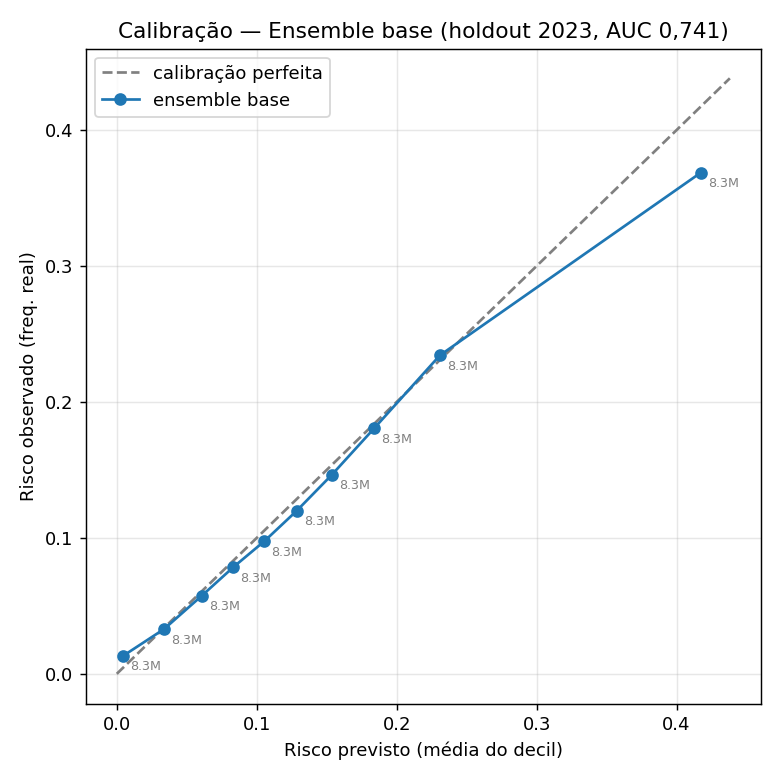
#> input picture outputs/figures/calibracao_ensemble_base.png, 780 x 780 px
$ python gerar_apresentacao_consignado_diretoria.py
#> lines starting #> are read from the running program, lines starting #| are printed output that depends on the picture
"""[DIRETORIA] Versão EXECUTIVA da apresentação, para quórum de Diretoria e Presidência
de um banco. Enxuta (6 slides) e com enquadramento de NEGÓCIO; culmina na TABELA DE
REFERÊNCIA (prazo máximo + cobertura de parcelas por categoria, visão MOB) a ser usada
como base para a política de concessão de crédito consignado.

Reaproveita: o motor de curva de sobrevivência interativa e as tabelas de aplicação ao
consignado do deck MOB (gerar_apresentacao_html_mob.py). Slides estáticos são novos
(matplotlib -> SVG vetorial, texto selecionável, fonte DejaVu embutida via @font-face).

Uso:  MPLCONFIGDIR=/tmp/mpl /tmp/consig_venv/bin/python gerar_apresentacao_consignado_diretoria.py
Saída: outputs/apresentacao_consignado_diretoria.html
"""
import os, json, base64, math, re, shutil
os.environ.setdefault("MPLCONFIGDIR", "/tmp/mpl")
import pandas as pd
import matplotlib
matplotlib.use("Agg")
import matplotlib.pyplot as plt
plt.rcParams["svg.fonttype"] = "none"      # texto como <text> (SELECIONÁVEL)
plt.rcParams.update({"font.family": "DejaVu Sans", "axes.edgecolor": "#c8d0db"})
from matplotlib.patches import Rectangle, FancyBboxPatch
from matplotlib import cm, colors

DUMP = "/tmp/apresentacao_dir_svg"; os.makedirs(DUMP, exist_ok=True)
OUT = "outputs/apresentacao_consignado_diretoria.html"
TMP = "/tmp/apresentacao_consignado_diretoria.html"

# ======================= ESTILO (igual ao deck principal) =======================
W, H = 13.33, 7.5
NAVY = "#14233f"; BLUE = "#2c5f9e"; STEEL = "#3b7dba"; INK = "#1b2430"; GREY = "#5b6675"; LIGHT = "#eef2f7"
GROUPS_M = [
    ("Risco Mínimo",      [1, 2],                   "#1a9850"),
    ("Risco Baixo",       [3, 4, 5, 6],             "#86cb66"),
    ("Risco Médio-Baixo", [7, 8, 9, 10, 11],        "#f6c544"),
    ("Risco Médio",       [12, 13, 14, 15, 16, 17], "#fb8d3d"),
    ("Risco Alto",        [18, 19, 20, 21, 22, 23], "#d73027"),
]
# [4 lines left out: function gcolor, not called in this run]

def new_slide():
    fig = plt.figure(figsize=(W, H)); fig.patch.set_facecolor("white"); return fig

def header(fig, kicker, title, band=NAVY):
    ax = fig.add_axes([0, 0.86, 1, 0.14]); ax.axis("off"); ax.set_xlim(0, 1); ax.set_ylim(0, 1)
    ax.add_patch(Rectangle((0, 0), 1, 1, color=band))
    ax.add_patch(Rectangle((0, 0), 0.012, 1, color="#f4a722"))
    ax.text(0.035, 0.66, kicker, color="#9fc0e8", fontsize=11.5, weight="bold", va="center")
    ax.text(0.035, 0.30, title, color="white", fontsize=20, weight="bold", va="center")

def footer(fig, n):
    fig.text(0.035, 0.03, "Crédito Consignado · Risco de permanência no emprego · base RAIS (holdout 2023)",
             fontsize=8, color=GREY)
    fig.text(0.965, 0.03, f"{n}", fontsize=9, color=GREY, ha="right")

def bullet(fig, x, y, lines, fs=13, dy=0.062, color=INK):
    for i, (b, t) in enumerate(lines):
        yy = y - i * dy
        if b is True:
            fig.text(x, yy + 0.006, "▸", fontsize=fs, color="#f4a722", va="center")
            fig.text(x + 0.022, yy, t, fontsize=fs, color=color, va="center")
        elif b is None:                       # continuação do bullet anterior (sem ▸)
            fig.text(x + 0.022, yy, t, fontsize=fs, color=color, va="center")
        else:                                 # cabeçalho em negrito
            fig.text(x, yy, t, fontsize=fs, color=color, va="center", weight="bold")

pages = []

# ======================= SLIDE 1 — CAPA =======================
def capa():
    fig = new_slide()
    ax = fig.add_axes([0, 0, 1, 1]); ax.axis("off"); ax.set_xlim(0, 1); ax.set_ylim(0, 1)
    ax.add_patch(Rectangle((0, 0), 1, 1, color=NAVY))
    ax.add_patch(Rectangle((0, 0.595), 1, 0.012, color="#f4a722"))
    ax.text(0.06, 0.82, "POLÍTICA DE CRÉDITO CONSIGNADO", color="#9fc0e8", fontsize=15, weight="bold")
    ax.text(0.06, 0.725, "Risco de permanência no emprego", color="white", fontsize=31, weight="bold")
    ax.text(0.06, 0.648, "como base para a definição de prazo e elegibilidade", color="white", fontsize=22, weight="bold")
    ax.text(0.06, 0.545, "Modelo preditivo sobre dados públicos (RAIS) · 82,96 milhões de vínculos · validação out-of-time 2023",
            color="#c9d6e8", fontsize=13.5)
    cards = [("Faixas de risco", "23", "ordenadas por risco"), ("Discriminação", "AUC 0,741", "holdout 2023"),
             ("Calibração", "< 1 p.p.", "erro previsto×real"), ("Horizonte", "6–60 m", "prazo de referência")]
    for i, (k, v, s) in enumerate(cards):
        x = 0.06 + i * 0.225
        ax.add_patch(FancyBboxPatch((x, 0.28), 0.20, 0.18, boxstyle="round,pad=0.012", linewidth=0, facecolor="#1e3357"))
        ax.text(x + 0.10, 0.425, k, color="#9fc0e8", fontsize=11.5, ha="center", weight="bold")
        ax.text(x + 0.10, 0.365, v, color="white", fontsize=23, ha="center", weight="bold")
        ax.text(x + 0.10, 0.305, s, color="#9fc0e8", fontsize=9, ha="center")
    ax.text(0.06, 0.12, "Material para Diretoria e Presidência  ·  objetivo: tabela de referência para a concessão (último slide)",
            color="#c9d6e8", fontsize=12.5)
    pages.append(fig)
capa()

# ======================= SLIDE 2 — RACIONAL DE NEGÓCIO =======================
def racional():
    fig = new_slide(); header(fig, "POR QUE ESTE MODELO", "O risco central do consignado é a permanência no emprego")
    bullet(fig, 0.05, 0.75, [
        (False, "O mecanismo do produto"),
        (True, "No consignado, a parcela é descontada diretamente da folha de pagamento."),
        (True, "Enquanto há vínculo formal, o pagamento é altamente seguro (baixa inadimplência)."),
        (False, "Onde mora o risco"),
        (True, "Se o tomador é desligado, o desconto em folha cessa e o saldo vira crédito comum —"),
        (None, "sem a garantia da folha e com inadimplência muito maior."),
        (True, "Logo, o prazo do contrato deveria caber na expectativa de permanência no emprego."),
        (False, "A proposta"),
        (True, "Estimar, por perfil do tomador, a probabilidade de seguir empregado mês a mês —"),
        (None, "e traduzir isso em prazo máximo e cobertura esperada de parcelas."),
    ], fs=12.8, dy=0.067)
    # caixa lateral
    ax = fig.add_axes([0.66, 0.18, 0.30, 0.58]); ax.axis("off"); ax.set_xlim(0, 1); ax.set_ylim(0, 1)
    ax.add_patch(FancyBboxPatch((0, 0), 1, 1, boxstyle="round,pad=0.02", facecolor=LIGHT, linewidth=0))
    ax.text(0.5, 0.90, "Em uma frase", ha="center", fontsize=13, weight="bold", color=NAVY)
    ax.text(0.5, 0.66, "O consignado é seguro\nenquanto durar o emprego.", ha="center", va="center",
            fontsize=13.5, color=INK)
    ax.add_patch(Rectangle((0.1, 0.5), 0.8, 0.005, color="#f4a722"))
    ax.text(0.5, 0.36, "Medir QUANTO TEMPO\no emprego tende a durar", ha="center", va="center",
            fontsize=12.5, color=INK, weight="bold")
    ax.text(0.5, 0.14, "define o prazo seguro\ndo contrato, por faixa de risco.", ha="center", va="center",
            fontsize=11.5, color=GREY)
    footer(fig, "2"); pages.append(fig)
racional()

# ======================= SLIDE 3 — BASE ANALÍTICA (CONFIANÇA) =======================
def base_analitica():
    fig = new_slide(); header(fig, "A BASE ANALÍTICA", "Um modelo validado, não uma opinião")
    bullet(fig, 0.05, 0.75, [
        (False, "Dados públicos e auditáveis"),
        (True, "RAIS — registro oficial de todos os vínculos formais do país."),
        (True, "82,96 milhões de vínculos no ano-teste (2023)."),
        (False, "Método"),
        (True, "Modelo de machine learning (CatBoost) estima a probabilidade de"),
        (None, "dispensa sem justa causa por perfil do vínculo."),
        (True, "Treinado até 2022 e testado em 2023, ano nunca visto"),
        (None, "(validação out-of-time honesta)."),
        (False, "Qualidade comprovada no holdout"),
        (True, "Discrimina bem (AUC 0,741) e é bem calibrado:"),
        (None, "o risco previsto bate com o observado (erro < 1 p.p.) →"),
    ], fs=12.6, dy=0.062)
    # imagem de calibração como evidência
    try:
        ax = fig.add_axes([0.55, 0.12, 0.42, 0.64]); ax.axis("off")
        ax.imshow(plt.imread("outputs/figures/calibracao_ensemble_base.png"))
        fig.text(0.55, 0.085, "Calibração no holdout 2023: risco previsto ≈ risco observado em todas as faixas.",
                 fontsize=9.5, color=GREY)
    except Exception:
        pass
    footer(fig, "3"); pages.append(fig)
base_analitica()

# salva os slides estáticos em SVG vetorial (PNG opcional p/ inspeção via DIR_DUMP_PNG)
_PNG = os.environ.get("DIR_DUMP_PNG")
if _PNG: os.makedirs(_PNG, exist_ok=True)
for i, f in enumerate(pages):
    f.savefig(f"{DUMP}/slide_{i:02d}.svg", facecolor="white")
    if _PNG: f.savefig(f"{_PNG}/slide_{i:02d}.png", dpi=96, facecolor="white")
    plt.close(f)
#> this loop made 3 passes
#> pass 1, `f.savefig(f"{DUMP}/slide_{i:02d}.svg", facecolor="white")`:
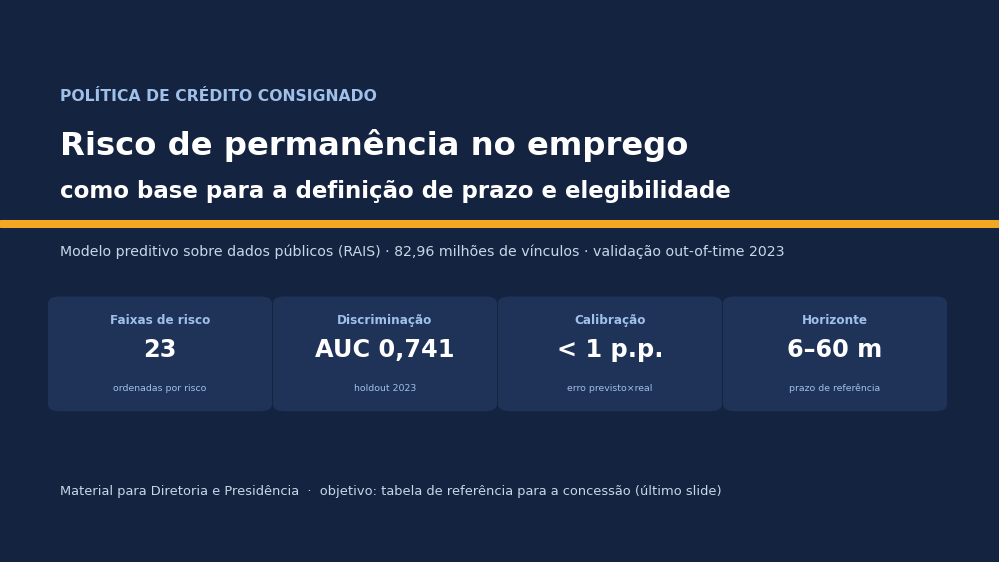
#> figure drawn by matplotlib, 1 panel
#> pass 1, `plt.close(f)`:
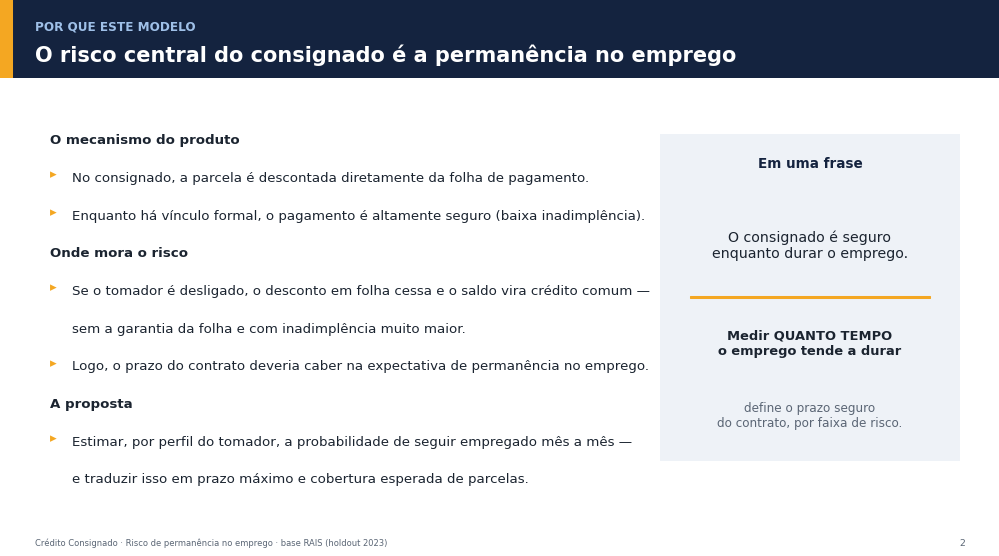
#> figure drawn by matplotlib, 2 panels
#> pass 1, `plt.close(f)`:
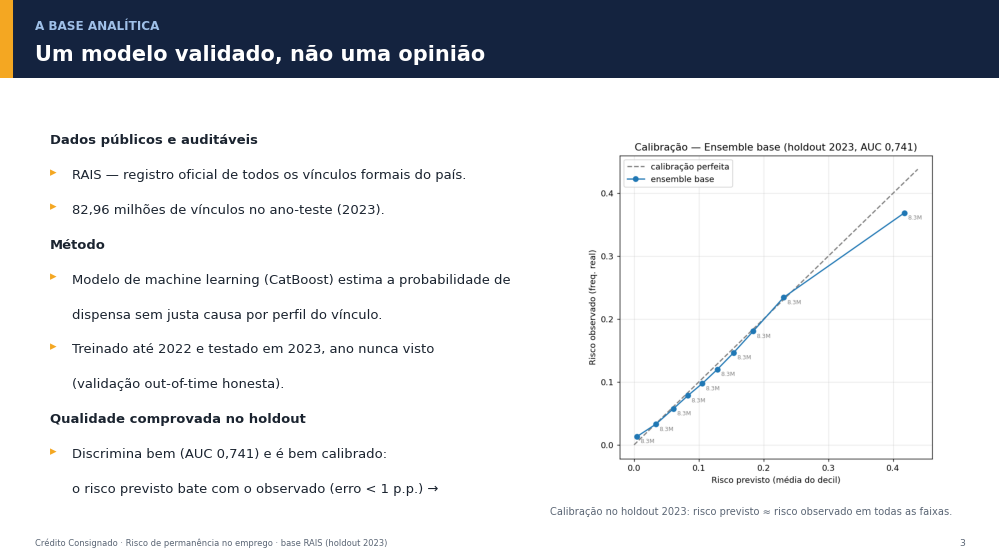
#> figure drawn by matplotlib, 2 panels
NSTATIC = len(pages)

# ======================= MOTOR HTML (reaproveitado do deck MOB) =======================
# [12 lines left out: function inline_svg, not called in this run]

# ---------- dados de sobrevivência (visão MOB) ----------
#> (the run stopped early here; a loop or call above may not have finished)

$ run again, with outputs/figures/benchmark_calibracao.png copied over outputs/figures/calibracao_ensemble_base.png
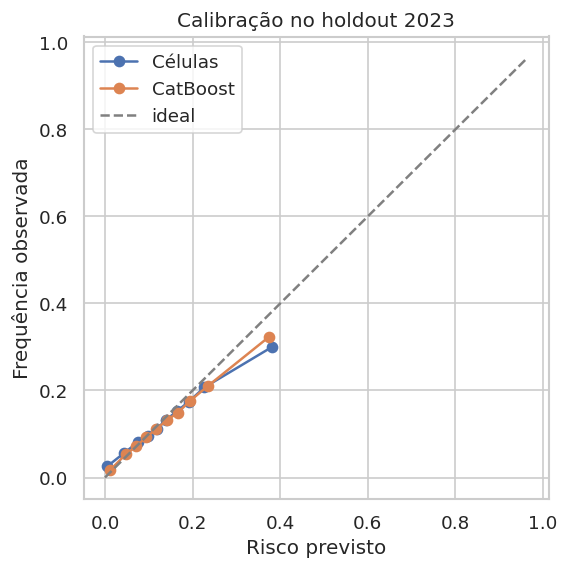
#> input picture outputs/figures/benchmark_calibracao.png, 569 x 570 px
#> the loop `for i, f in enumerate(pages):` made 3 passes
#> pass 1, `plt.close(f)`:
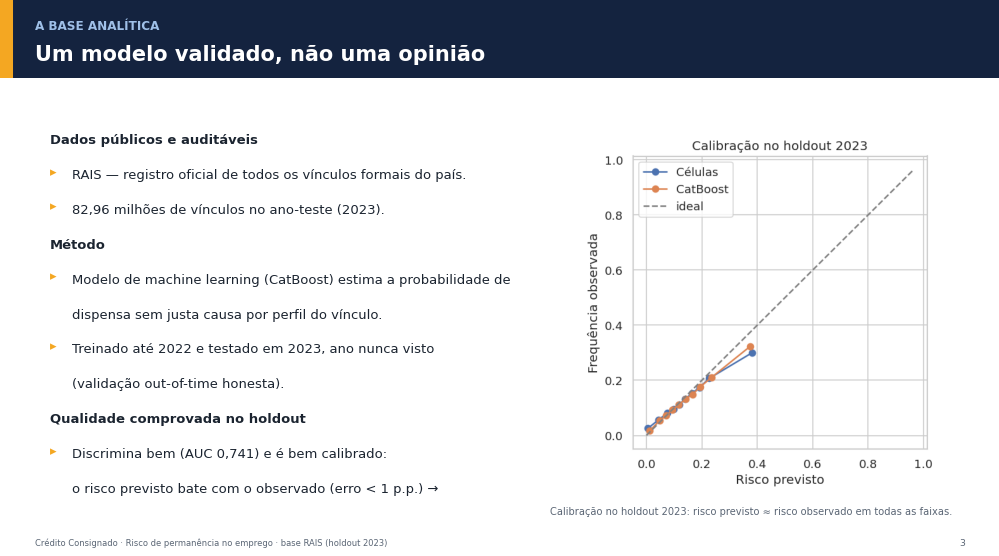
#> figure drawn by matplotlib, 2 panels

$ run again, with outputs/figures/binning_infogain.png copied over outputs/figures/calibracao_ensemble_base.png
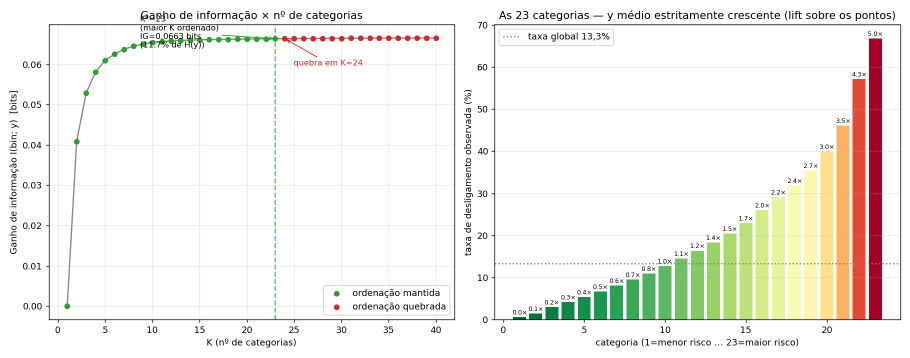
#> input picture outputs/figures/binning_infogain.png, 1820 x 715 px (shown at 1/2 size)
#> the loop `for i, f in enumerate(pages):` made 3 passes
#> pass 1, `plt.close(f)`:
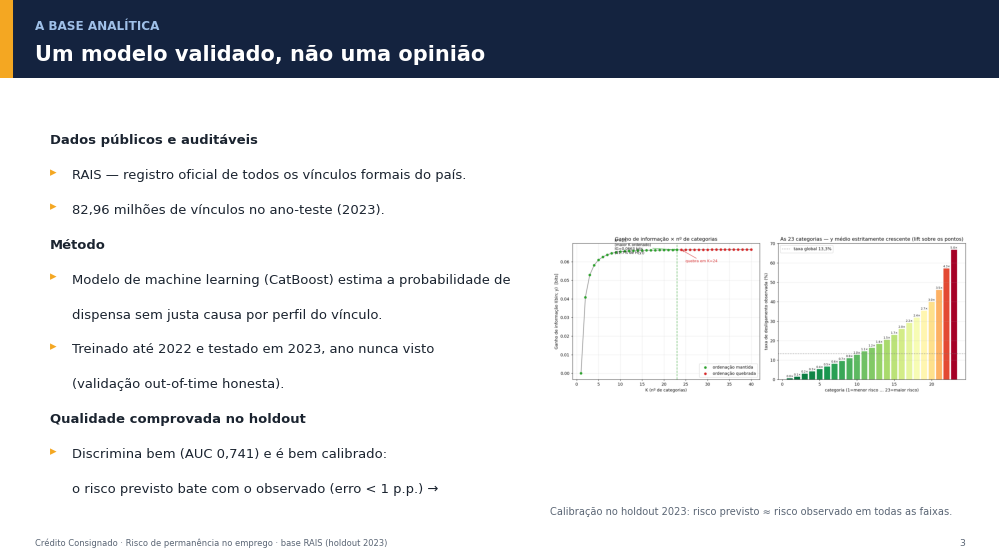
#> figure drawn by matplotlib, 2 panels

$ run again, with outputs/figures/calibracao.png copied over outputs/figures/calibracao_ensemble_base.png
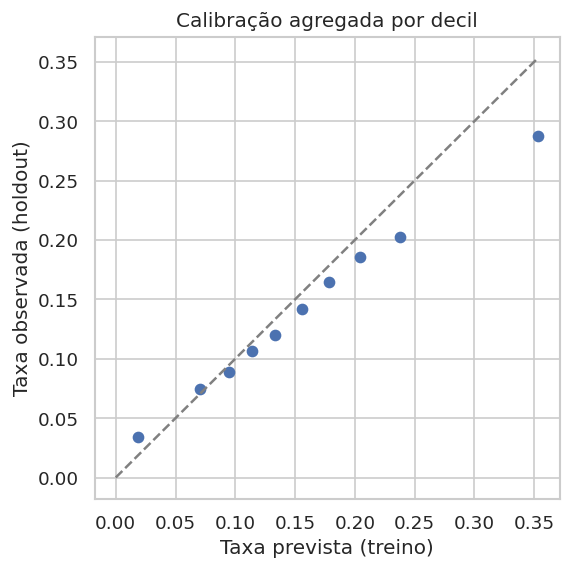
#> input picture outputs/figures/calibracao.png, 571 x 570 px
#> the loop `for i, f in enumerate(pages):` made 3 passes
#> pass 1, `plt.close(f)`:
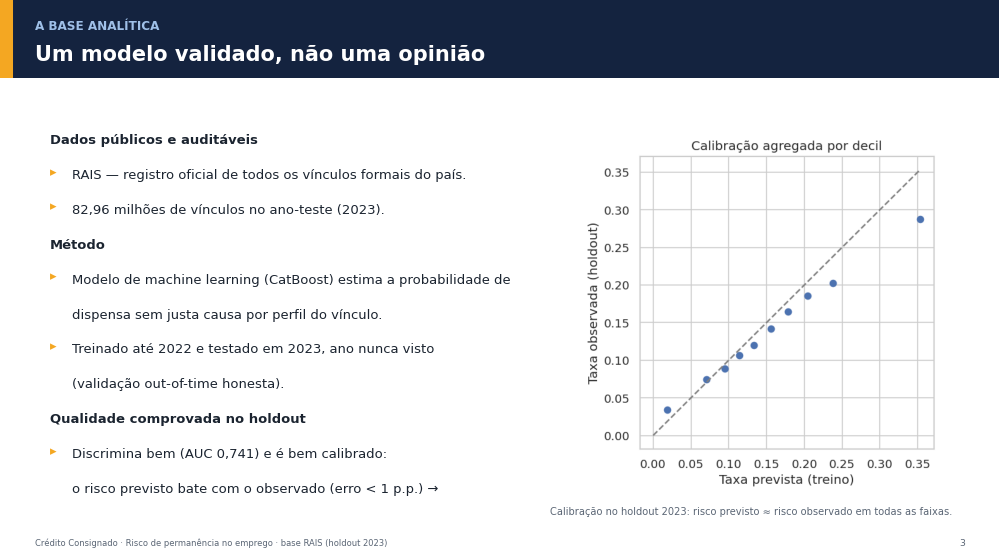
#> figure drawn by matplotlib, 2 panels
